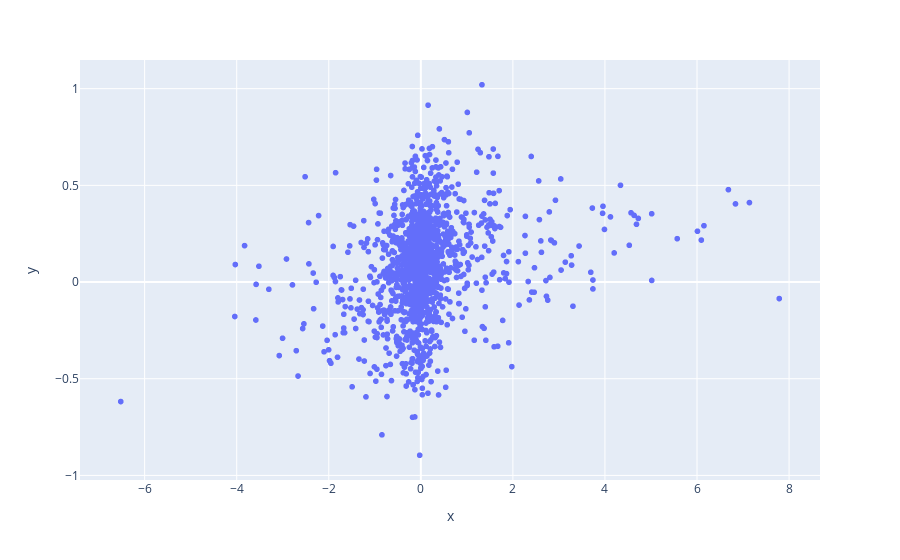

Notebook source saved alongside this figure:
### Code cell
figure = px.scatter(x=Y_train_clean, y=output_train)
figure.show()

### Figure 1 — Plotly figure (JSON) as saved in the notebook; plotly's stock layout.template omitted (floating-point values rounded to 4 significant figures; data arrays with more than 128 entries replaced by an {"elided": "..."} marker saying what was removed)
{"data": [{"hovertemplate": "x=%{x}<br>y=%{y}<extra></extra>", "legendgroup": "", "marker": {"color": "#636efa", "symbol": "circle"}, "mode": "markers", "name": "", "showlegend": false, "type": "scattergl", "x": {"elided": "1494 float values"}, "xaxis": "x", "y": {"elided": "1494 float values"}, "yaxis": "y"}], "layout": {"legend": {"tracegroupgap": 0}, "margin": {"t": 60}, "xaxis": {"anchor": "y", "domain": [0, 1], "title": {"text": "x"}}, "yaxis": {"anchor": "x", "domain": [0, 1], "title": {"text": "y"}}}}
